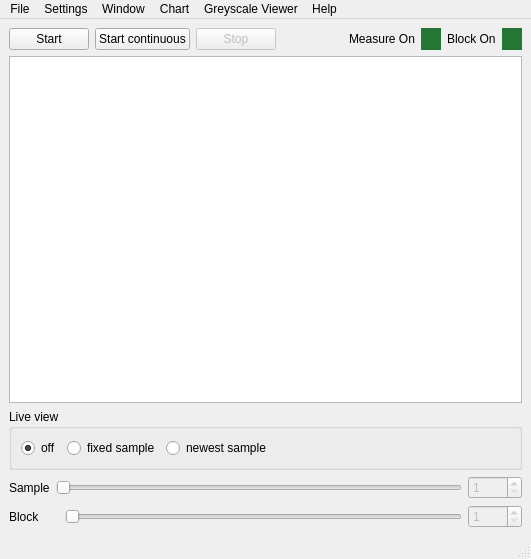
<?xml version="1.0" encoding="UTF-8"?>
<ui version="4.0">
 <class>MainWindow</class>
 <widget class="QMainWindow" name="MainWindow">
  <property name="geometry">
   <rect>
    <x>0</x>
    <y>0</y>
    <width>531</width>
    <height>559</height>
   </rect>
  </property>
  <property name="windowTitle">
   <string>Line Scan Camera</string>
  </property>
  <widget class="QWidget" name="centralwidget">
   <layout class="QVBoxLayout" name="verticalLayout_2">
    <item>
     <layout class="QVBoxLayout" name="verticalLayout">
      <item>
       <layout class="QHBoxLayout" name="horizontalLayoutControls">
        <item>
         <widget class="QPushButton" name="pushButtonStart">
          <property name="text">
           <string>Start</string>
          </property>
         </widget>
        </item>
        <item>
         <widget class="QPushButton" name="pushButtonStartCont">
          <property name="text">
           <string>Start continuous</string>
          </property>
          <property name="checkable">
           <bool>true</bool>
          </property>
         </widget>
        </item>
        <item>
         <widget class="QPushButton" name="pushButtonAbort">
          <property name="enabled">
           <bool>false</bool>
          </property>
          <property name="text">
           <string>Stop</string>
          </property>
         </widget>
        </item>
        <item>
         <spacer name="horizontalSpacerConrols">
          <property name="orientation">
           <enum>Qt::Horizontal</enum>
          </property>
          <property name="sizeHint" stdset="0">
           <size>
            <width>40</width>
            <height>20</height>
           </size>
          </property>
         </spacer>
        </item>
        <item>
         <layout class="QHBoxLayout" name="horizontalLayoutMeasureOn">
          <item>
           <widget class="QLabel" name="labelMeasureOn">
            <property name="text">
             <string>Measure On</string>
            </property>
           </widget>
          </item>
          <item>
           <widget class="QWidget" name="widgetMeasureOn" native="true">
            <property name="minimumSize">
             <size>
              <width>20</width>
              <height>0</height>
             </size>
            </property>
            <property name="palette">
             <palette>
              <active>
               <colorrole role="Base">
                <brush brushstyle="SolidPattern">
                 <color alpha="255">
                  <red>255</red>
                  <green>255</green>
                  <blue>255</blue>
                 </color>
                </brush>
               </colorrole>
               <colorrole role="Window">
                <brush brushstyle="SolidPattern">
                 <color alpha="255">
                  <red>39</red>
                  <green>116</green>
                  <blue>55</blue>
                 </color>
                </brush>
               </colorrole>
              </active>
              <inactive>
               <colorrole role="Base">
                <brush brushstyle="SolidPattern">
                 <color alpha="255">
                  <red>255</red>
                  <green>255</green>
                  <blue>255</blue>
                 </color>
                </brush>
               </colorrole>
               <colorrole role="Window">
                <brush brushstyle="SolidPattern">
                 <color alpha="255">
                  <red>39</red>
                  <green>116</green>
                  <blue>55</blue>
                 </color>
                </brush>
               </colorrole>
              </inactive>
              <disabled>
               <colorrole role="Base">
                <brush brushstyle="SolidPattern">
                 <color alpha="255">
                  <red>39</red>
                  <green>116</green>
                  <blue>55</blue>
                 </color>
                </brush>
               </colorrole>
               <colorrole role="Window">
                <brush brushstyle="SolidPattern">
                 <color alpha="255">
                  <red>39</red>
                  <green>116</green>
                  <blue>55</blue>
                 </color>
                </brush>
               </colorrole>
              </disabled>
             </palette>
            </property>
            <property name="autoFillBackground">
             <bool>true</bool>
            </property>
           </widget>
          </item>
         </layout>
        </item>
        <item>
         <layout class="QHBoxLayout" name="horizontalLayoutBlockOn">
          <item>
           <widget class="QLabel" name="labelBlockOn">
            <property name="text">
             <string>Block On</string>
            </property>
           </widget>
          </item>
          <item>
           <widget class="QWidget" name="widgetBlockOn" native="true">
            <property name="minimumSize">
             <size>
              <width>20</width>
              <height>0</height>
             </size>
            </property>
            <property name="palette">
             <palette>
              <active>
               <colorrole role="Base">
                <brush brushstyle="SolidPattern">
                 <color alpha="255">
                  <red>255</red>
                  <green>255</green>
                  <blue>255</blue>
                 </color>
                </brush>
               </colorrole>
               <colorrole role="Window">
                <brush brushstyle="SolidPattern">
                 <color alpha="255">
                  <red>39</red>
                  <green>116</green>
                  <blue>55</blue>
                 </color>
                </brush>
               </colorrole>
              </active>
              <inactive>
               <colorrole role="Base">
                <brush brushstyle="SolidPattern">
                 <color alpha="255">
                  <red>255</red>
                  <green>255</green>
                  <blue>255</blue>
                 </color>
                </brush>
               </colorrole>
               <colorrole role="Window">
                <brush brushstyle="SolidPattern">
                 <color alpha="255">
                  <red>39</red>
                  <green>116</green>
                  <blue>55</blue>
                 </color>
                </brush>
               </colorrole>
              </inactive>
              <disabled>
               <colorrole role="Base">
                <brush brushstyle="SolidPattern">
                 <color alpha="255">
                  <red>39</red>
                  <green>116</green>
                  <blue>55</blue>
                 </color>
                </brush>
               </colorrole>
               <colorrole role="Window">
                <brush brushstyle="SolidPattern">
                 <color alpha="255">
                  <red>39</red>
                  <green>116</green>
                  <blue>55</blue>
                 </color>
                </brush>
               </colorrole>
              </disabled>
             </palette>
            </property>
            <property name="autoFillBackground">
             <bool>true</bool>
            </property>
           </widget>
          </item>
         </layout>
        </item>
       </layout>
      </item>
      <item>
       <widget class="MyQChartView" name="chartView">
        <property name="sizePolicy">
         <sizepolicy hsizetype="Expanding" vsizetype="Expanding">
          <horstretch>0</horstretch>
          <verstretch>0</verstretch>
         </sizepolicy>
        </property>
        <property name="verticalScrollBarPolicy">
         <enum>Qt::ScrollBarAlwaysOff</enum>
        </property>
        <property name="horizontalScrollBarPolicy">
         <enum>Qt::ScrollBarAlwaysOff</enum>
        </property>
        <property name="renderHints">
         <set>QPainter::Antialiasing|QPainter::TextAntialiasing</set>
        </property>
       </widget>
      </item>
      <item>
       <widget class="QGroupBox" name="groupBoxLiveView">
        <property name="title">
         <string>Live view</string>
        </property>
        <layout class="QHBoxLayout" name="horizontalLayout">
         <item>
          <widget class="QRadioButton" name="radioButtonLiveViewOff">
           <property name="text">
            <string>off</string>
           </property>
           <property name="checked">
            <bool>true</bool>
           </property>
          </widget>
         </item>
         <item>
          <widget class="QRadioButton" name="radioButtonLiveViewFixedSample">
           <property name="text">
            <string>fixed sample</string>
           </property>
          </widget>
         </item>
         <item>
          <widget class="QRadioButton" name="radioButtonLiveViewOffNewestSample">
           <property name="text">
            <string>newest sample</string>
           </property>
          </widget>
         </item>
         <item>
          <spacer name="horizontalSpacer">
           <property name="orientation">
            <enum>Qt::Horizontal</enum>
           </property>
           <property name="sizeHint" stdset="0">
            <size>
             <width>40</width>
             <height>20</height>
            </size>
           </property>
          </spacer>
         </item>
        </layout>
       </widget>
      </item>
      <item>
       <layout class="QHBoxLayout" name="horizontalLayoutSample">
        <item>
         <widget class="QLabel" name="labelSample">
          <property name="text">
           <string>Sample</string>
          </property>
         </widget>
        </item>
        <item>
         <widget class="QSlider" name="horizontalSliderSample">
          <property name="enabled">
           <bool>false</bool>
          </property>
          <property name="minimum">
           <number>1</number>
          </property>
          <property name="maximum">
           <number>1000</number>
          </property>
          <property name="orientation">
           <enum>Qt::Horizontal</enum>
          </property>
          <property name="tickPosition">
           <enum>QSlider::NoTicks</enum>
          </property>
         </widget>
        </item>
        <item>
         <widget class="MyQSpinBox" name="spinBoxSample">
          <property name="enabled">
           <bool>false</bool>
          </property>
          <property name="minimum">
           <number>1</number>
          </property>
          <property name="maximum">
           <number>1000</number>
          </property>
          <property name="value">
           <number>1</number>
          </property>
         </widget>
        </item>
       </layout>
      </item>
      <item>
       <layout class="QHBoxLayout" name="horizontalLayoutBlock">
        <item>
         <widget class="QLabel" name="labelBlock">
          <property name="minimumSize">
           <size>
            <width>50</width>
            <height>0</height>
           </size>
          </property>
          <property name="text">
           <string>Block</string>
          </property>
         </widget>
        </item>
        <item>
         <widget class="QSlider" name="horizontalSliderBlock">
          <property name="enabled">
           <bool>false</bool>
          </property>
          <property name="minimum">
           <number>1</number>
          </property>
          <property name="maximum">
           <number>1000</number>
          </property>
          <property name="orientation">
           <enum>Qt::Horizontal</enum>
          </property>
         </widget>
        </item>
        <item>
         <widget class="MyQSpinBox" name="spinBoxBlock">
          <property name="enabled">
           <bool>false</bool>
          </property>
          <property name="minimum">
           <number>1</number>
          </property>
          <property name="maximum">
           <number>1000</number>
          </property>
         </widget>
        </item>
       </layout>
      </item>
     </layout>
    </item>
   </layout>
  </widget>
  <widget class="QMenuBar" name="menubar">
   <property name="geometry">
    <rect>
     <x>0</x>
     <y>0</y>
     <width>531</width>
     <height>22</height>
    </rect>
   </property>
   <widget class="QMenu" name="menuFile">
    <property name="title">
     <string>File</string>
    </property>
    <addaction name="actionVerify_data_file"/>
    <addaction name="actionExit"/>
   </widget>
   <widget class="QMenu" name="menuSettings">
    <property name="title">
     <string>Settings</string>
    </property>
    <addaction name="actionEdit"/>
    <addaction name="actionExport"/>
    <addaction name="actionImport"/>
   </widget>
   <widget class="QMenu" name="menuHelp">
    <property name="title">
     <string>Help</string>
    </property>
    <addaction name="actionDump_board_registers"/>
    <addaction name="actionAbout"/>
    <addaction name="actionAbout_Qt"/>
   </widget>
   <widget class="QMenu" name="menuChart">
    <property name="enabled">
     <bool>true</bool>
    </property>
    <property name="title">
     <string>Chart</string>
    </property>
    <addaction name="actionCameras"/>
    <addaction name="actionAxes"/>
    <addaction name="actionReset_axes"/>
   </widget>
   <widget class="QMenu" name="menuWindow">
    <property name="title">
     <string>Window</string>
    </property>
    <addaction name="actionRMS"/>
    <addaction name="actionDSC"/>
    <addaction name="actionDAC"/>
    <addaction name="actionIO_Control"/>
    <addaction name="actionspecial_pixels"/>
   </widget>
   <widget class="QMenu" name="menuGreyscale_Viewer">
    <property name="title">
     <string>Greyscale Viewer</string>
    </property>
    <addaction name="actionShow"/>
    <addaction name="actionGamma"/>
   </widget>
   <addaction name="menuFile"/>
   <addaction name="menuSettings"/>
   <addaction name="menuWindow"/>
   <addaction name="menuChart"/>
   <addaction name="menuGreyscale_Viewer"/>
   <addaction name="menuHelp"/>
  </widget>
  <widget class="QStatusBar" name="statusbar"/>
  <action name="actionEdit">
   <property name="text">
    <string>Edit</string>
   </property>
   <property name="menuRole">
    <enum>QAction::PreferencesRole</enum>
   </property>
  </action>
  <action name="actionExit">
   <property name="text">
    <string>Exit</string>
   </property>
   <property name="menuRole">
    <enum>QAction::QuitRole</enum>
   </property>
  </action>
  <action name="actionDump_board_registers">
   <property name="text">
    <string>Dump board registers</string>
   </property>
   <property name="menuRole">
    <enum>QAction::ApplicationSpecificRole</enum>
   </property>
  </action>
  <action name="actionCameras">
   <property name="enabled">
    <bool>true</bool>
   </property>
   <property name="text">
    <string>Cameras...</string>
   </property>
   <property name="menuRole">
    <enum>QAction::PreferencesRole</enum>
   </property>
  </action>
  <action name="actionAxes">
   <property name="text">
    <string>Axes...</string>
   </property>
   <property name="menuRole">
    <enum>QAction::PreferencesRole</enum>
   </property>
  </action>
  <action name="actionReset_axes">
   <property name="text">
    <string>Reset axes</string>
   </property>
  </action>
  <action name="actionAbout">
   <property name="text">
    <string>About</string>
   </property>
   <property name="menuRole">
    <enum>QAction::AboutRole</enum>
   </property>
  </action>
  <action name="actionAbout_Qt">
   <property name="text">
    <string>About Qt</string>
   </property>
   <property name="menuRole">
    <enum>QAction::AboutQtRole</enum>
   </property>
  </action>
  <action name="actionTDC">
   <property name="text">
    <string>TDC</string>
   </property>
  </action>
  <action name="actionRMS">
   <property name="text">
    <string>RMS</string>
   </property>
  </action>
  <action name="actionGPX">
   <property name="text">
    <string>DSC</string>
   </property>
  </action>
  <action name="actionDSC">
   <property name="text">
    <string>DSC</string>
   </property>
  </action>
  <action name="actionDAC">
   <property name="text">
    <string>DAC</string>
   </property>
  </action>
  <action name="actionIO_Control">
   <property name="text">
    <string>IO Control</string>
   </property>
  </action>
  <action name="actionGreyscale_viewer">
   <property name="text">
    <string>Greyscale viewer</string>
   </property>
  </action>
  <action name="actionShow">
   <property name="text">
    <string>Show</string>
   </property>
  </action>
  <action name="actionGamma">
   <property name="text">
    <string>Gamma...</string>
   </property>
  </action>
  <action name="actionExport">
   <property name="text">
    <string>Export</string>
   </property>
  </action>
  <action name="actionImport">
   <property name="text">
    <string>Import</string>
   </property>
  </action>
  <action name="actionVerify_data_file">
   <property name="text">
    <string>Verify data file</string>
   </property>
  </action>
  <action name="actionspecial_pixels">
   <property name="text">
    <string>special pixels</string>
   </property>
  </action>
 </widget>
 <customwidgets>
  <customwidget>
   <class>MyQChartView</class>
   <extends>QGraphicsView</extends>
   <header>myqchartview.h</header>
  </customwidget>
  <customwidget>
   <class>MyQSpinBox</class>
   <extends>QSpinBox</extends>
   <header>myqspinbox.h</header>
   <slots>
    <signal>valueManuallyChanged(int)</signal>
   </slots>
  </customwidget>
 </customwidgets>
 <resources/>
 <connections>
  <connection>
   <sender>horizontalSliderBlock</sender>
   <signal>valueChanged(int)</signal>
   <receiver>spinBoxBlock</receiver>
   <slot>setValue(int)</slot>
   <hints>
    <hint type="sourcelabel">
     <x>468</x>
     <y>522</y>
    </hint>
    <hint type="destinationlabel">
     <x>519</x>
     <y>526</y>
    </hint>
   </hints>
  </connection>
  <connection>
   <sender>spinBoxBlock</sender>
   <signal>valueManuallyChanged(int)</signal>
   <receiver>horizontalSliderBlock</receiver>
   <slot>setValue(int)</slot>
   <hints>
    <hint type="sourcelabel">
     <x>519</x>
     <y>526</y>
    </hint>
    <hint type="destinationlabel">
     <x>468</x>
     <y>522</y>
    </hint>
   </hints>
  </connection>
  <connection>
   <sender>horizontalSliderSample</sender>
   <signal>valueChanged(int)</signal>
   <receiver>spinBoxSample</receiver>
   <slot>setValue(int)</slot>
   <hints>
    <hint type="sourcelabel">
     <x>468</x>
     <y>495</y>
    </hint>
    <hint type="destinationlabel">
     <x>519</x>
     <y>499</y>
    </hint>
   </hints>
  </connection>
  <connection>
   <sender>spinBoxSample</sender>
   <signal>valueManuallyChanged(int)</signal>
   <receiver>horizontalSliderSample</receiver>
   <slot>setValue(int)</slot>
   <hints>
    <hint type="sourcelabel">
     <x>519</x>
     <y>499</y>
    </hint>
    <hint type="destinationlabel">
     <x>468</x>
     <y>495</y>
    </hint>
   </hints>
  </connection>
 </connections>
</ui>
